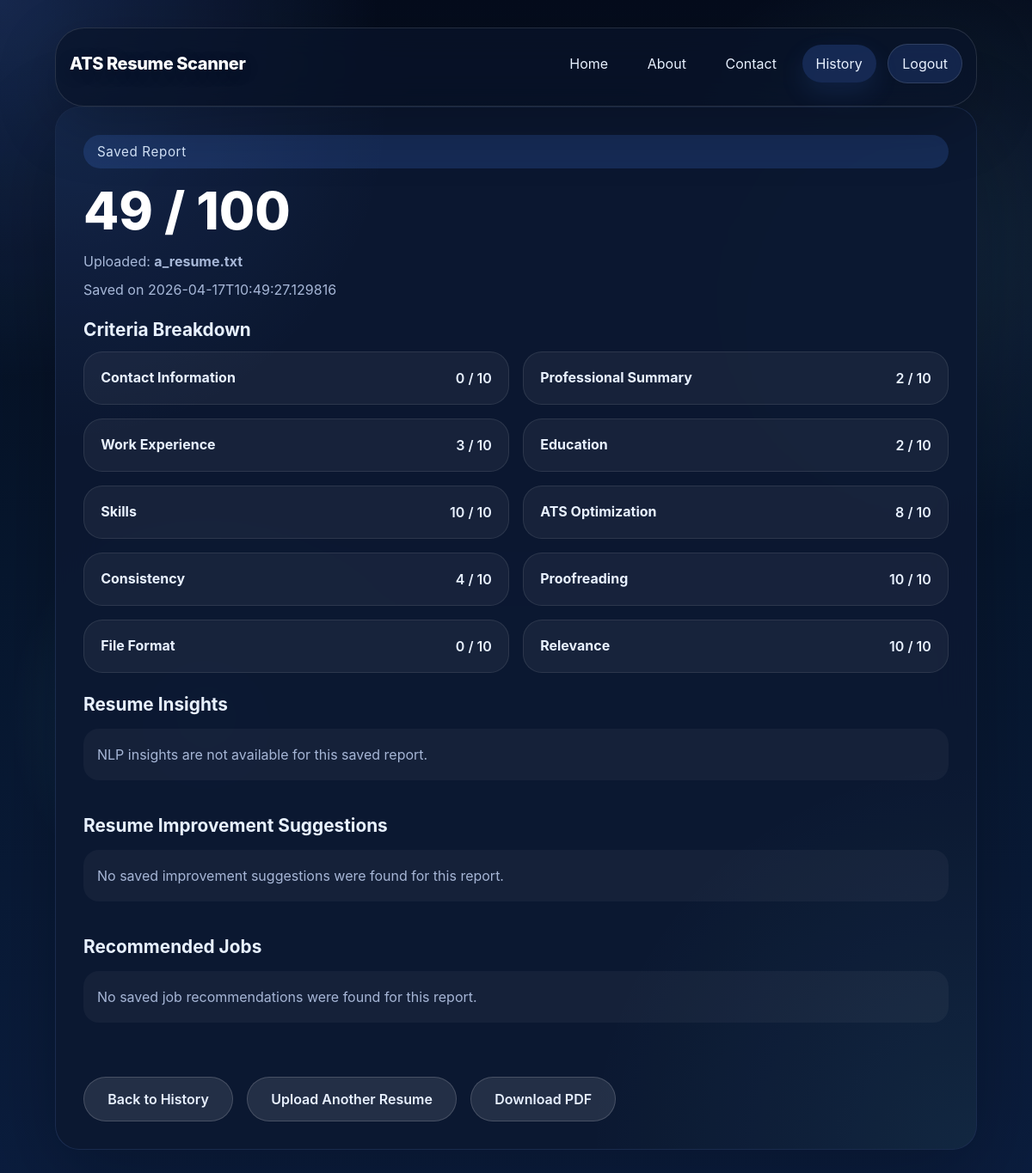
The page /history/6 (signed in) on the database its author committed.
### tables this page shows
CREATE TABLE reports (id INTEGER PRIMARY KEY AUTOINCREMENT,filename TEXT,uploaded_at TEXT,score INTEGER,matched_jobs TEXT,criteria TEXT, user_id INTEGER, suggestions TEXT, analysis TEXT);

### app.py (the view)
@app.route("/history/<int:report_id>")
@login_required
def history_detail(report_id: int):
    current_user = get_current_user()
    payload = get_report_payload(report_id, current_user["id"])
    if not payload:
        flash("That history entry is not available for this account.", "error")
        return redirect(url_for("history"))
    return render_template("history_detail.html", **payload)

### app.py (called while the page is built)
def get_primary_history_user_row(conn: sqlite3.Connection) -> tuple[int, str] | None:
    row = conn.execute(
        "SELECT id, username FROM users WHERE username <> ? ORDER BY id ASC LIMIT 1",
        ("admin",),
    ).fetchone()
    if row:
        return row
    return conn.execute(
        "SELECT id, username FROM users WHERE username = ? LIMIT 1",
        ("admin",),
    ).fetchone()

def parse_report_payload(value: str | None, fallback):
    if not value:
        return fallback
    try:
        return json.loads(value)
    except (json.JSONDecodeError, TypeError):
        try:
            return literal_eval(value)
        except (ValueError, SyntaxError):
            return fallback

def get_accessible_user_ids(conn: sqlite3.Connection, current_user_id: int) -> list[int]:
    accessible_user_ids = [current_user_id]
    primary_row = get_primary_history_user_row(conn)
    admin_row = conn.execute(
        "SELECT id FROM users WHERE username = ? LIMIT 1",
        ("admin",),
    ).fetchone()
    if primary_row and current_user_id == primary_row[0] and admin_row and admin_row[0] != current_user_id:
        accessible_user_ids.append(admin_row[0])
    return accessible_user_ids

@app.context_processor
def inject_csrf_token():
    return {"csrf_token": csrf_token}

@app.before_request
def protect_from_csrf() -> None:
    if not app.config.get("CSRF_ENABLED", True) or request.method not in {"POST", "PUT", "PATCH", "DELETE"}:
        return
    session_token = session.get("_csrf_token")
    form_token = request.form.get("_csrf_token") or request.headers.get("X-CSRF-Token")
    if not session_token or not form_token or not secrets.compare_digest(session_token, form_token):
        abort(400)

def get_user(username: str) -> dict | None:
    conn = sqlite3.connect(DB_PATH)
    try:
        row = conn.execute("SELECT id, username, password_hash FROM users WHERE username = ?", (username,)).fetchone()
        if row:
            return {"id": row[0], "username": row[1], "password_hash": row[2]}
        return None
    finally:
        conn.close()

def get_current_user() -> dict | None:
    username = session.get("user")
    if not username:
        return None
    return get_user(username)

### templates/history_detail.html (shortened to what this page needs)
{% extends "base.html" %} {% block title %}Saved Report{% endblock %} {% block
content %}
<main class="content-card result-card">
  <section class="score-block">
    <div class="score-pill">Saved Report</div>
    <div class="score-value">{{ report.score }} / 100</div>
    <div class="file-info">
      Uploaded: <strong>{{ report.filename }}</strong>
    </div>
    <div class="file-info">Saved on {{ report.uploaded_at }}</div>
  </section>
  <section class="criteria-block">
    <h2>Criteria Breakdown</h2>
    {% if criteria_scores %}
    <div class="criteria-grid">
      {% for name, value in criteria_scores.items() %}
      <div class="criteria-card">
        <strong>{{ name }}</strong>
        <span>{{ value }} / 10</span>
      </div>
      {% endfor %}
    </div>
    {% else %}
    <p class="empty-state">Detailed scoring is not available for this saved report.</p>
    {% endif %}
  </section>
  <section class="criteria-block">
    <h2>Resume Insights</h2>
    {% if analysis %}
    <div class="criteria-grid">
      <div class="criteria-card">
        <strong>Extracted Skills</strong>
        <span>{{ analysis.skills | join(", ") if analysis.skills else "None detected" }}</span>
      </div>
      <div class="criteria-card">
        <strong>Experience</strong>
        <span>{{ analysis.experience_years or 0 }} year estimate</span>
      </div>
      <div class="criteria-card">
        <strong>Action Verbs</strong>
        <span>{{ analysis.action_verbs | join(", ") if analysis.action_verbs else "Needs stronger verbs" }}</span>
      </div>
      <div class="criteria-card">
        <strong>Word Count</strong>
        <span>{{ analysis.word_count or 0 }}</span>
      </div>
    </div>
    {% else %}
    <p class="empty-state">NLP insights are not available for this saved report.</p>
    {% endif %}
  </section>
  <section class="jobs-block">
    <h2>Resume Improvement Suggestions</h2>
    {% if suggestions %}
    <div class="jobs-grid">
      {% for suggestion in suggestions %}
      <article class="job-card">
        <p>{{ suggestion }}</p>
      </article>
      {% endfor %}
    </div>
    {% else %}
    <p class="empty-state">No saved improvement suggestions were found for this report.</p>
    {% endif %}
  </section>
  <section class="jobs-block">
    <h2>Recommended Jobs</h2>
    {% if matched_jobs %}
    <div class="jobs-grid">
      {% for job in matched_jobs %}
      <article class="job-card">
        <h3>{{ job.title or job }}</h3>
        {% if job.description %}
        <p>{{ job.description }}</p>
        {% endif %}
        {% if job.match_score is defined %}
        <span class="match-score">Match: {{ job.match_score }}%</span>
        {% endif %}
        {% if job.matched_keywords %}
        <div class="keyword-list">
          Keywords: {{ job.matched_keywords | join(", ") }}
        </div>
        {% endif %}
        {% if job.missing_keywords %}
        <div class="keyword-list">
          Missing: {{ job.missing_keywords | join(", ") }}
        </div>
        {% endif %}
      </article>
      {% endfor %}
    </div>
    {% else %}
    <p class="empty-state">No saved job recommendations were found for this report.</p>
    {% endif %}
  </section>
  <div class="actions-row">
    <a class="secondary-button" href="{{ url_for('history') }}">Back to History</a>
    <a class="secondary-button" href="{{ url_for('index') }}">Upload Another Resume</a>
    <a class="secondary-button" href="{{ url_for('export_report_pdf', report_id=report.id) }}">Download PDF</a>
  </div>
</main>
{% endblock %}

### static/css/style.css (style rules this page uses)
:root { --bg: #061128; --panel: rgba(13, 26, 54, 0.85); --panel-strong: rgba(18, 39, 72, 0.95); --text: #e8f1ff; --accent: #67d1ff; --accent-strong: #4c84ff; --accent-soft: #8ad6ff; --muted: #a6b6d6; --success: #7bed9f; --danger: #ff6b6b; --surface: rgba(18, 34, 60, 0.92); }
* { box-sizing: border-box; }
body { margin: 0; font-family: Inter, system-ui, -apple-system, BlinkMacSystemFont, "Segoe UI", sans-serif; background: linear-gradient(180deg, #050c1c 0%, #07172f 48%, #0b1d3e 100%); color: var(--text); min-height: 100vh; overflow-x: hidden; animation: drift 32s linear infinite; }
body::before { content: ""; position: fixed; inset: 0; pointer-events: none; z-index: -1; background: radial-gradient( circle at top left, rgba(76, 132, 255, 0.24), transparent 24% ), radial-gradient( circle at 20% 60%, rgba(86, 204, 242, 0.16), transparent 18% ), radial-gradient( circle at 90% 20%, rgba(112, 200, 255, 0.12), transparent 22% ); mix-blend-mode: screen; opacity: 0.9; }
.content-card { position: relative; padding: 2rem; background: rgba(12, 24, 49, 0.96); border: 1px solid rgba(118, 161, 255, 0.14); border-radius: 28px; backdrop-filter: blur(24px); box-shadow: 0 28px 100px rgba(0, 0, 0, 0.26); overflow: hidden; }
.content-card::before { content: ""; position: absolute; inset: 0; pointer-events: none; background: radial-gradient( circle at top left, rgba(76, 132, 255, 0.12), transparent 24% ), radial-gradient( circle at bottom right, rgba(86, 204, 242, 0.08), transparent 28% ); mix-blend-mode: screen; }
.upload-panel, .result-card { display: grid; gap: 1.5rem; }
.primary-button, .secondary-button { border: none; border-radius: 999px; padding: 0.95rem 1.7rem; cursor: pointer; font-weight: 600; text-decoration: none; display: inline-flex; align-items: center; justify-content: center; transition: transform 0.24s ease, box-shadow 0.24s ease, opacity 0.24s ease, background 0.24s ease; }
.secondary-button { background: rgba(255, 255, 255, 0.1); color: var(--text); border: 1px solid rgba(255, 255, 255, 0.16); }
.score-block { display: grid; gap: 0.8rem; align-items: center; }
.score-pill { display: inline-flex; padding: 0.65rem 1rem; border-radius: 999px; background: rgba(76, 132, 255, 0.18); color: #d9e9ff; font-size: 0.95rem; letter-spacing: 0.04em; }
.score-value { font-size: clamp(2.8rem, 5vw, 4rem); font-weight: 800; color: #ffffff; }
.file-info { color: var(--muted); }
.criteria-block h2, .jobs-block h2 { margin: 0 0 0.85rem; font-size: 1.3rem; }
.criteria-grid, .jobs-grid { display: grid; gap: 1rem; }
.criteria-card, .job-card { padding: 1.15rem 1.2rem; border-radius: 22px; background: rgba(255, 255, 255, 0.05); border: 1px solid rgba(255, 255, 255, 0.09); transition: transform 0.22s ease, box-shadow 0.22s ease, border-color 0.22s ease; }
.criteria-card { display: grid; grid-template-columns: minmax(7.5rem, max-content) minmax(0, 1fr); align-items: start; gap: 1rem; font-weight: 600; }
.criteria-card strong { min-width: 0; }
.criteria-card span { justify-self: end; min-width: 0; max-width: 100%; text-align: right; line-height: 1.45; overflow-wrap: anywhere; }
.empty-state { padding: 1.25rem 1rem; border-radius: 18px; background: rgba(255, 255, 255, 0.04); color: var(--muted); }
.actions-row { display: flex; flex-wrap: wrap; gap: 1rem; margin-top: 1.4rem; }
@media (min-width: 720px) { .criteria-grid { grid-template-columns: repeat(2, minmax(0, 1fr)); } }
:root { --border: rgba(255, 255, 255, 0.12); --shadow: rgba(0, 0, 0, 0.26); --warning: #ffd166; }
body { transition: background 0.25s ease, color 0.25s ease; animation: none; }

### rows shown on the page
reports: score "49", filename "a_resume.txt", uploaded_at "2026-04-17T10:49:27.129816"

### other values the page prints
{{ name }} "Contact Information" "Professional Summary" "Work Experience" "Education" "Skills" "ATS Optimization" "Consistency" "Proofreading" "File Format" "Relevance"
{{ value }} "0" "2" "3" "2" "10" "8" "4" "10" "0" "10"
